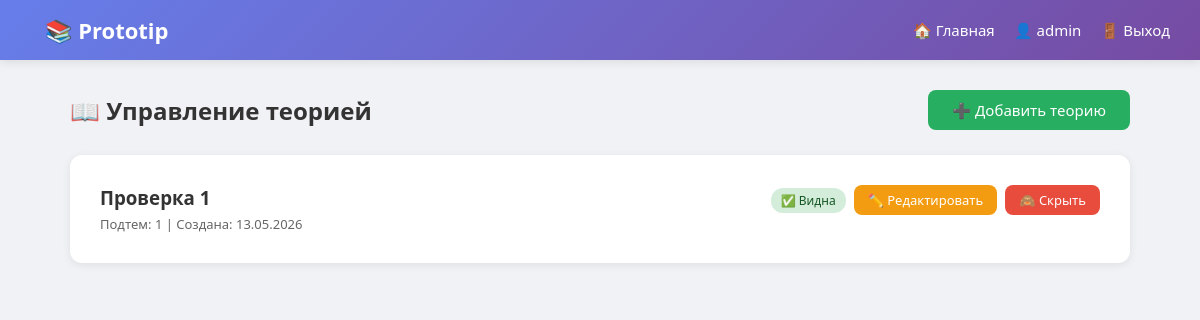
The page /admin/theory (signed in) on the database as committed earlier.
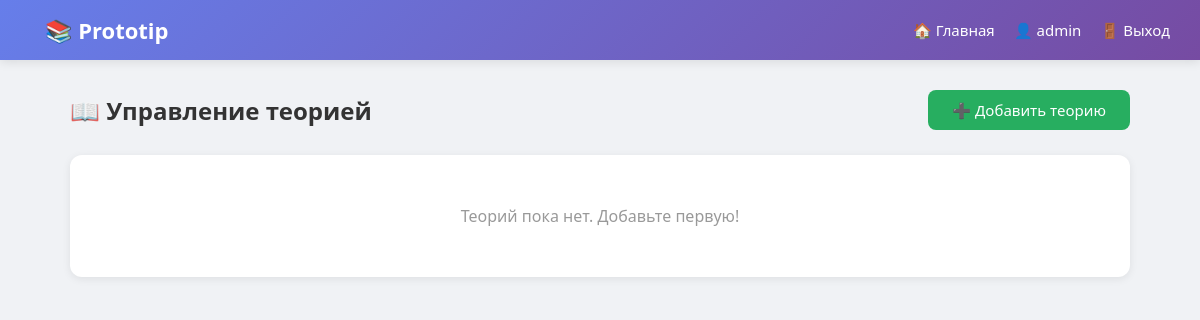
The same page on the database as committed later.
### app.py (models this page shows, shortened)
class User(UserMixin, db.Model):
    id = db.Column(db.Integer, primary_key=True)
    login = db.Column(db.String(80), unique=True, nullable=False)
    password_hash = db.Column(db.String(256), nullable=False)
    birth_date = db.Column(db.String(20), nullable=False)
    grade = db.Column(db.String(20), nullable=False)
    is_admin = db.Column(db.Boolean, default=False)
    agreed_terms = db.Column(db.Boolean, default=False)
    created_at = db.Column(db.DateTime, default=datetime.utcnow)

class Theory(db.Model):
    id = db.Column(db.Integer, primary_key=True)
    title = db.Column(db.String(200), nullable=False)
    comment = db.Column(db.Text, default='')
    is_visible = db.Column(db.Boolean, default=True)
    created_by = db.Column(db.Integer, db.ForeignKey('user.id'))
    created_at = db.Column(db.DateTime, default=datetime.utcnow)
    subtopics = db.relationship('Subtopic', backref='theory', cascade='all, delete-orphan', lazy=True)
    main_videos = db.relationship('TheoryVideo', backref='theory', cascade='all, delete-orphan', lazy=True)
    main_files = db.relationship('TheoryFile', backref='theory', cascade='all, delete-orphan', lazy=True)
    main_audios = db.relationship('TheoryAudio', backref='theory', cascade='all, delete-orphan', lazy=True)
    assigned_to = db.relationship('User', secondary=theory_students, backref='assigned_theories', lazy='dynamic')

### app.py (the view)
@app.route('/admin/theory')
@login_required
def admin_theory():
    if not current_user.is_admin: abort(403)
    return render_template('theory.html', theories=Theory.query.order_by(Theory.created_at.desc()).all())

### app.py (called while the page is built)
@login_manager.user_loader
def load_user(user_id):
    return User.query.get(int(user_id))

### templates/theory.html (shortened to what this page needs)
{% extends "base.html" %}
{% block content %}
<div style="display:flex; justify-content:space-between; align-items:center; margin-bottom:25px;">
    <h2>📖 Управление теорией</h2>
    <a href="{{ url_for('add_theory') }}" class="btn btn-success">➕ Добавить теорию</a>
</div>
{% for theory in theories %}
<div class="card">
    <div style="display:flex; justify-content:space-between; align-items:flex-start;">
        <div>
            <h3>{{ theory.title }}</h3>
            <p style="color:#666; font-size:13px; margin-top:5px;">
                Подтем: {{ theory.subtopics|length }} |
                Создана: {{ theory.created_at.strftime('%d.%m.%Y') }}
            </p>
        </div>
        <div style="display:flex; gap:8px; flex-wrap:wrap;">
            {% if theory.is_visible %}
                <span style="background:#d4edda; color:#155724; padding:4px 10px; border-radius:12px; font-size:12px; align-self:center;">✅ Видна</span>
            {% else %}
                <span style="background:#f8d7da; color:#721c24; padding:4px 10px; border-radius:12px; font-size:12px; align-self:center;">❌ Скрыта</span>
            {% endif %}
            <a href="{{ url_for('edit_theory', theory_id=theory.id) }}" class="btn btn-warning btn-sm">✏️ Редактировать</a>
            <a href="{{ url_for('toggle_theory', theory_id=theory.id) }}" class="btn btn-sm {% if theory.is_visible %}btn-danger{% else %}btn-success{% endif %}">
                {% if theory.is_visible %}🙈 Скрыть{% else %}👁 Показать{% endif %}
            </a>
        </div>
    </div>
</div>
{% endfor %}
{% if not theories %}
<div class="card" style="text-align:center; padding:50px;">
    <p style="color:#999;">Теорий пока нет. Добавьте первую!</p>
</div>
{% endif %}
{% endblock %}

### templates/base.html (shortened to what this page needs)
<!DOCTYPE html>
<html lang="ru">
<head>
</head>
<body>
    {% if current_user.is_authenticated %}
    <nav class="navbar">
        <a href="{{ url_for('home') }}" style="text-decoration:none; color:inherit; cursor:pointer;">
            <h1 style="margin:0; font-size:22px;">📚 Prototip</h1>
        </a>
        <div>
            {% if current_user.is_admin %}
                <a href="{{ url_for('home') }}">🏠 Главная</a>
            {% endif %}
            <a href="{{ url_for('profile') }}">👤 {{ current_user.login }}</a>
            <a href="{{ url_for('logout') }}">🚪 Выход</a>
        </div>
    </nav>
    {% endif %}
    <div class="container">
        {% block content %}{% endblock %}
    </div>
</body>
</html>

### templates/base.html (style rules this page uses)
* { margin: 0; padding: 0; box-sizing: border-box; }
body { font-family: 'Segoe UI', Tahoma, Geneva, Verdana, sans-serif; background: #f0f2f5; color: #333; }
.navbar { background: linear-gradient(135deg, #667eea 0%, #764ba2 100%); padding: 15px 30px; display: flex; justify-content: space-between; align-items: center; box-shadow: 0 2px 10px rgba(0,0,0,0.1); }
.navbar h1 { color: white; font-size: 22px; }
.navbar a { color: white; text-decoration: none; margin-left: 15px; font-size: 15px; }
.container { max-width: 1100px; margin: 30px auto; padding: 0 20px; }
.card { background: white; border-radius: 12px; padding: 30px; margin-bottom: 20px; box-shadow: 0 2px 8px rgba(0,0,0,0.08); }
.btn { display: inline-block; padding: 10px 24px; border: none; border-radius: 8px; cursor: pointer; font-size: 15px; text-decoration: none; transition: all 0.3s; }
.btn-success { background: #27ae60; color: white; }

Rows that differ between the two databases and show on the page:
removed Theory: title "Проверка 1", subtopics|length "1", created_at "13.05.2026", is_visible "✅ Видна"
Other text that changed with them:
text now shown: "Теорий пока нет. Добавьте первую!"
